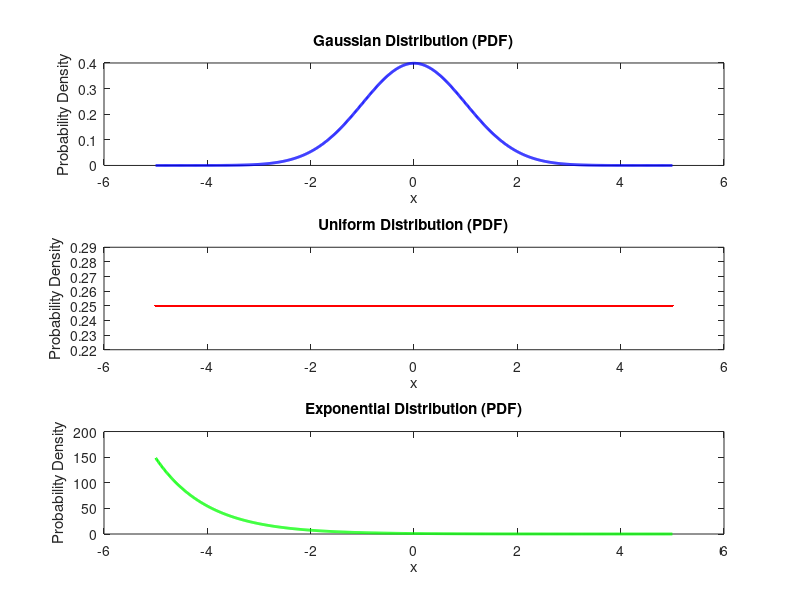
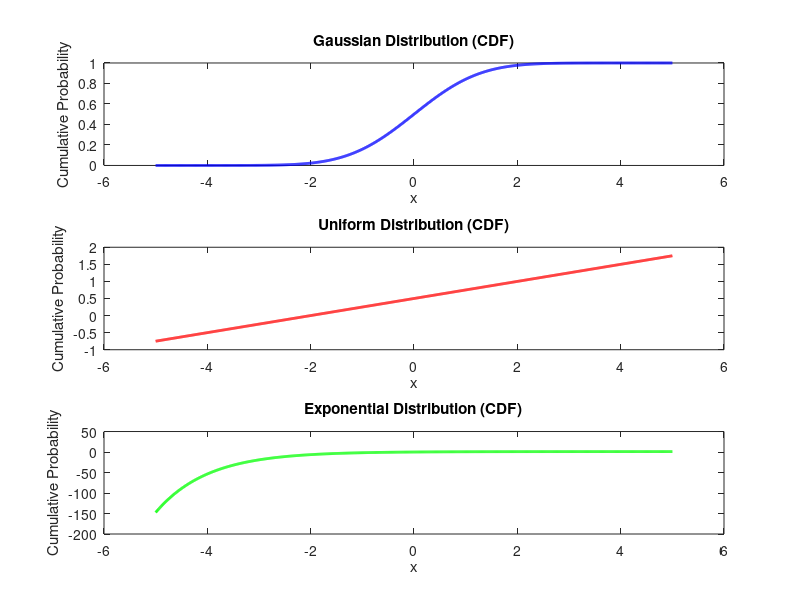

These charts were generated, in order, by the following MATLAB code:
% Clear the workspace and close all figures
clear all;
close all;

% Set the random seed for reproducibility
rng('default');

% Number of samples
num_samples = 1000;

% Generate random samples from Gaussian distribution
mu_gaussian = 0; % Mean
sigma_gaussian = 1; % Standard deviation
%samples_gaussian = mu_gaussian + sigma_gaussian * randn(num_samples, 1);

% Generate random samples from uniform distribution
lower_bound_uniform = -2;
upper_bound_uniform = 2;
samples_uniform = lower_bound_uniform + (upper_bound_uniform - lower_bound_uniform) * rand(num_samples, 1);

% Generate random samples from exponential distribution
lambda_exponential = 1; % Rate parameter
samples_exponential = -log(1 - rand(num_samples, 1)) / lambda_exponential;

% Probability density functions (PDFs) and cumulative distribution functions (CDFs)
x = linspace(-5, 5, 1000);

pdf_gaussian = (1 / (sigma_gaussian * sqrt(2*pi))) * exp(-(x - mu_gaussian).^2 / (2 * sigma_gaussian^2));
cdf_gaussian = 0.5 * (1 + erf((x - mu_gaussian) / (sigma_gaussian * sqrt(2))));

% pdf_uniform = (x >= lower_bound_uniform & x <= upper_bound_uniform) / (upper_bound_uniform - lower_bound_uniform);
% cdf_uniform = (x >= lower_bound_uniform) .* (x <= upper_bound_uniform);

pdf_uniform = 1 / (upper_bound_uniform - lower_bound_uniform);
cdf_uniform = (x-lower_bound_uniform) / (upper_bound_uniform - lower_bound_uniform);


pdf_exponential = lambda_exponential * exp(-lambda_exponential * x);
cdf_exponential = 1 - exp(-lambda_exponential * x);

% Plotting PDFs
figure;
subplot(3, 1, 1);
plot(x, pdf_gaussian, 'b', 'LineWidth', 2);
title('Gaussian Distribution (PDF)');
xlabel('x');
ylabel('Probability Density');

subplot(3, 1, 2);
plot(x, pdf_uniform, 'r', 'LineWidth', 2);
title('Uniform Distribution (PDF)');
xlabel('x');
ylabel('Probability Density');

subplot(3, 1, 3);
plot(x, pdf_exponential, 'g', 'LineWidth', 2);
title('Exponential Distribution (PDF)');
xlabel('x');
ylabel('Probability Density');

% Plotting CDFs
figure;
subplot(3, 1, 1);
plot(x, cdf_gaussian, 'b', 'LineWidth', 2);
title('Gaussian Distribution (CDF)');
xlabel('x');
ylabel('Cumulative Probability');

subplot(3, 1, 2);
plot(x, cdf_uniform, 'r', 'LineWidth', 2);
title('Uniform Distribution (CDF)');
xlabel('x');
ylabel('Cumulative Probability');

subplot(3, 1, 3);
plot(x, cdf_exponential, 'g', 'LineWidth', 2);
title('Exponential Distribution (CDF)');
xlabel('x');
ylabel('Cumulative Probability');
